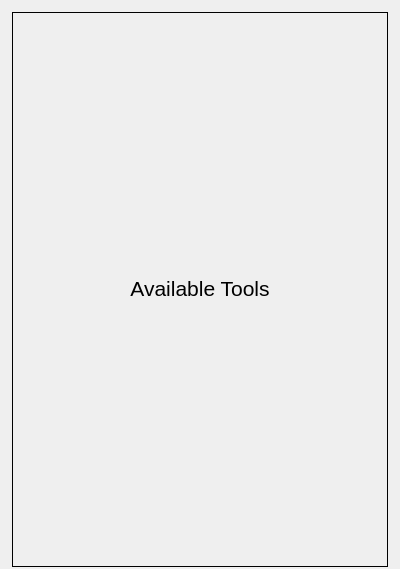
<?xml version="1.0" encoding="UTF-8"?>
<ui version="4.0">
 <class>swftSimplePipelineViewer</class>
 <widget class="QWidget" name="swftSimplePipelineViewer">
  <property name="geometry">
   <rect>
    <x>0</x>
    <y>0</y>
    <width>400</width>
    <height>569</height>
   </rect>
  </property>
  <property name="windowTitle">
   <string>Form</string>
  </property>
  <layout class="QGridLayout" name="gridLayout">
   <property name="leftMargin">
    <number>12</number>
   </property>
   <property name="topMargin">
    <number>12</number>
   </property>
   <property name="rightMargin">
    <number>12</number>
   </property>
   <property name="bottomMargin">
    <number>2</number>
   </property>
   <item row="0" column="0">
    <widget class="QScrollArea" name="pipelineControls">
     <property name="frameShape">
      <enum>QFrame::Box</enum>
     </property>
     <property name="frameShadow">
      <enum>QFrame::Plain</enum>
     </property>
     <property name="widgetResizable">
      <bool>true</bool>
     </property>
     <widget class="QWidget" name="scrollAreaWidgetContents">
      <property name="geometry">
       <rect>
        <x>0</x>
        <y>0</y>
        <width>374</width>
        <height>553</height>
       </rect>
      </property>
      <layout class="QGridLayout" name="gridLayout_2">
       <property name="leftMargin">
        <number>12</number>
       </property>
       <property name="topMargin">
        <number>10</number>
       </property>
       <property name="rightMargin">
        <number>12</number>
       </property>
       <property name="bottomMargin">
        <number>12</number>
       </property>
       <property name="verticalSpacing">
        <number>2</number>
       </property>
       <item row="0" column="0">
        <widget class="QLabel" name="toolLabel">
         <property name="font">
          <font>
           <family>Helvetica Neue</family>
           <pointsize>16</pointsize>
          </font>
         </property>
         <property name="text">
          <string>Available Tools</string>
         </property>
         <property name="alignment">
          <set>Qt::AlignCenter</set>
         </property>
        </widget>
       </item>
      </layout>
     </widget>
    </widget>
   </item>
  </layout>
 </widget>
 <resources/>
 <connections/>
</ui>
